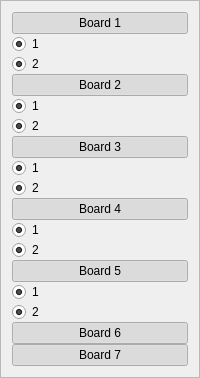
             <widget class="QFrame" name="frame_36">
              <property name="frameShape">
               <enum>QFrame::StyledPanel</enum>
              </property>
              <property name="frameShadow">
               <enum>QFrame::Raised</enum>
              </property>
              <layout class="QVBoxLayout" name="verticalLayout_286">
               <property name="spacing">
                <number>0</number>
               </property>
               <item>
                <layout class="QVBoxLayout" name="verticalLayout_287">
                 <property name="spacing">
                  <number>0</number>
                 </property>
                 <item>
                  <widget class="QPushButton" name="sc5_sl5_b1">
                   <property name="text">
                    <string>Board 1</string>
                   </property>
                   <property name="checkable">
                    <bool>true</bool>
                   </property>
                   <property name="checked">
                    <bool>true</bool>
                   </property>
                  </widget>
                 </item>
                 <item>
                  <widget class="QRadioButton" name="sc5_sl5_b1_1">
                   <property name="text">
                    <string>1</string>
                   </property>
                   <property name="checkable">
                    <bool>true</bool>
                   </property>
                   <property name="checked">
                    <bool>true</bool>
                   </property>
                   <property name="autoExclusive">
                    <bool>false</bool>
                   </property>
                  </widget>
                 </item>
                 <item>
                  <widget class="QRadioButton" name="sc5_sl5_b1_2">
                   <property name="text">
                    <string>2</string>
                   </property>
                   <property name="checkable">
                    <bool>true</bool>
                   </property>
                   <property name="checked">
                    <bool>true</bool>
                   </property>
                   <property name="autoExclusive">
                    <bool>false</bool>
                   </property>
                  </widget>
                 </item>
                 <item>
                  <widget class="QPushButton" name="sc5_sl5_b2">
                   <property name="text">
                    <string>Board 2</string>
                   </property>
                   <property name="checkable">
                    <bool>true</bool>
                   </property>
                   <property name="checked">
                    <bool>true</bool>
                   </property>
                  </widget>
                 </item>
                 <item>
                  <widget class="QRadioButton" name="sc5_sl5_b2_1">
                   <property name="text">
                    <string>1</string>
                   </property>
                   <property name="checkable">
                    <bool>true</bool>
                   </property>
                   <property name="checked">
                    <bool>true</bool>
                   </property>
                   <property name="autoExclusive">
                    <bool>false</bool>
                   </property>
                  </widget>
                 </item>
                 <item>
                  <widget class="QRadioButton" name="sc5_sl5_b2_2">
                   <property name="text">
                    <string>2</string>
                   </property>
                   <property name="checkable">
                    <bool>true</bool>
                   </property>
                   <property name="checked">
                    <bool>true</bool>
                   </property>
                   <property name="autoExclusive">
                    <bool>false</bool>
                   </property>
                  </widget>
                 </item>
                 <item>
                  <widget class="QPushButton" name="sc5_sl5_b3">
                   <property name="text">
                    <string>Board 3</string>
                   </property>
                   <property name="checkable">
                    <bool>true</bool>
                   </property>
                   <property name="checked">
                    <bool>true</bool>
                   </property>
                  </widget>
                 </item>
                 <item>
                  <widget class="QRadioButton" name="sc5_sl5_b3_1">
                   <property name="text">
                    <string>1</string>
                   </property>
                   <property name="checkable">
                    <bool>true</bool>
                   </property>
                   <property name="checked">
                    <bool>true</bool>
                   </property>
                   <property name="autoExclusive">
                    <bool>false</bool>
                   </property>
                  </widget>
                 </item>
                 <item>
                  <widget class="QRadioButton" name="sc5_sl5_b3_2">
                   <property name="text">
                    <string>2</string>
                   </property>
                   <property name="checkable">
                    <bool>true</bool>
                   </property>
                   <property name="checked">
                    <bool>true</bool>
                   </property>
                   <property name="autoExclusive">
                    <bool>false</bool>
                   </property>
                  </widget>
                 </item>
                 <item>
                  <widget class="QPushButton" name="sc5_sl5_b4">
                   <property name="text">
                    <string>Board 4</string>
                   </property>
                   <property name="checkable">
                    <bool>true</bool>
                   </property>
                   <property name="checked">
                    <bool>true</bool>
                   </property>
                  </widget>
                 </item>
                 <item>
                  <widget class="QRadioButton" name="sc5_sl5_b4_1">
                   <property name="text">
                    <string>1</string>
                   </property>
                   <property name="checkable">
                    <bool>true</bool>
                   </property>
                   <property name="checked">
                    <bool>true</bool>
                   </property>
                   <property name="autoExclusive">
                    <bool>false</bool>
                   </property>
                  </widget>
                 </item>
                 <item>
                  <widget class="QRadioButton" name="sc5_sl5_b4_2">
                   <property name="text">
                    <string>2</string>
                   </property>
                   <property name="checkable">
                    <bool>true</bool>
                   </property>
                   <property name="checked">
                    <bool>true</bool>
                   </property>
                   <property name="autoExclusive">
                    <bool>false</bool>
                   </property>
                  </widget>
                 </item>
                 <item>
                  <widget class="QPushButton" name="sc5_sl5_b5">
                   <property name="text">
                    <string>Board 5</string>
                   </property>
                   <property name="checkable">
                    <bool>true</bool>
                   </property>
                   <property name="checked">
                    <bool>true</bool>
                   </property>
                  </widget>
                 </item>
                 <item>
                  <widget class="QRadioButton" name="sc5_sl5_b5_1">
                   <property name="text">
                    <string>1</string>
                   </property>
                   <property name="checkable">
                    <bool>true</bool>
                   </property>
                   <property name="checked">
                    <bool>true</bool>
                   </property>
                   <property name="autoExclusive">
                    <bool>false</bool>
                   </property>
                  </widget>
                 </item>
                 <item>
                  <widget class="QRadioButton" name="sc5_sl5_b5_2">
                   <property name="text">
                    <string>2</string>
                   </property>
                   <property name="checkable">
                    <bool>true</bool>
                   </property>
                   <property name="checked">
                    <bool>true</bool>
                   </property>
                   <property name="autoExclusive">
                    <bool>false</bool>
                   </property>
                  </widget>
                 </item>
                 <item>
                  <widget class="QPushButton" name="sc5_sl5_b6">
                   <property name="text">
                    <string>Board 6</string>
                   </property>
                   <property name="checkable">
                    <bool>true</bool>
                   </property>
                   <property name="checked">
                    <bool>true</bool>
                   </property>
                  </widget>
                 </item>
                 <item>
                  <widget class="QPushButton" name="sc5_sl5_b7">
                   <property name="text">
                    <string>Board 7</string>
                   </property>
                   <property name="checkable">
                    <bool>true</bool>
                   </property>
                   <property name="checked">
                    <bool>true</bool>
                   </property>
                  </widget>
                 </item>
                </layout>
               </item>
              </layout>
             </widget>
